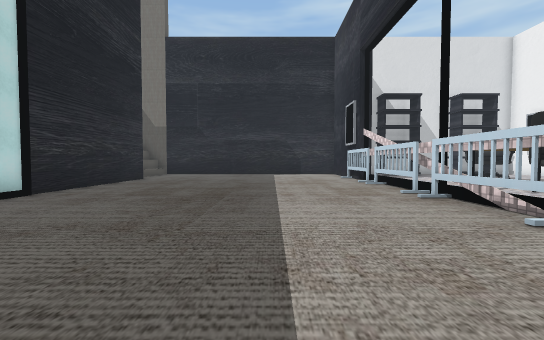
View 1 (above)

16 first-person views from a walk through a 3-D level made in the Unity game engine. The camera is 1.4 m above the floor, tilts 2° down and sees 90° across. The floor is counted in squares, 1.8 m on a side. Each view is taken from the middle of a square. On the plan, view 1 faces up. The plan holds only what a view shows up to about 10 squares ahead; the rest is blank. The place goes on beyond the plan. The player is left out. Some surface patterns are stand-ins.

View 2
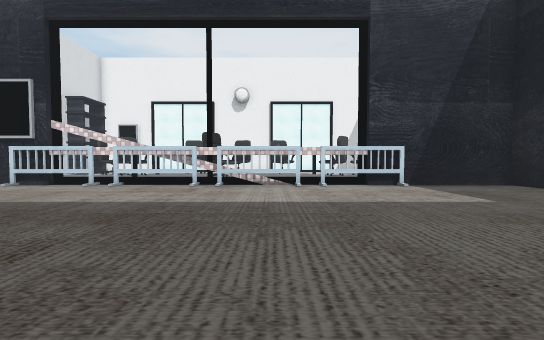

View 3
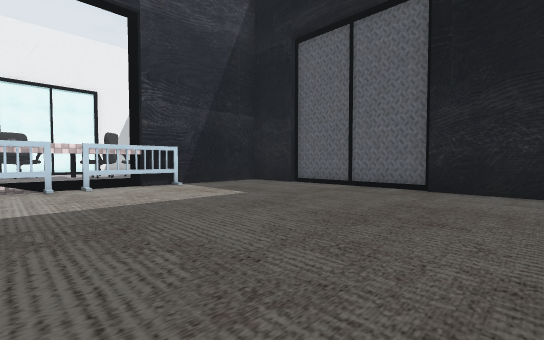

View 4
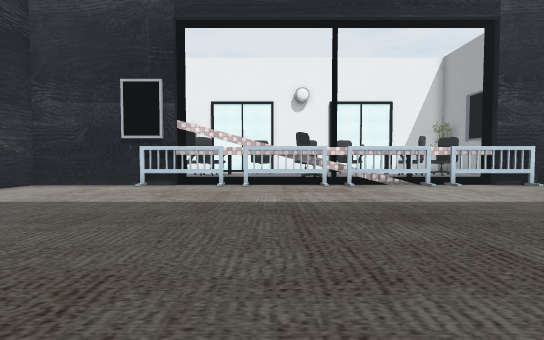

View 5
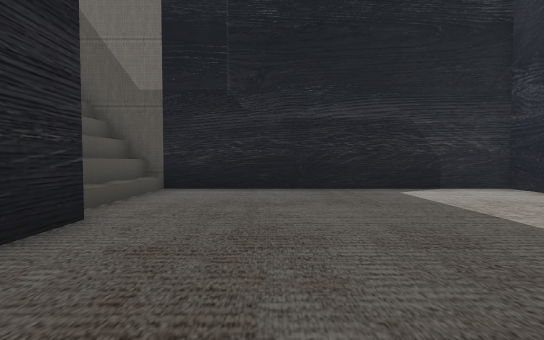

View 6
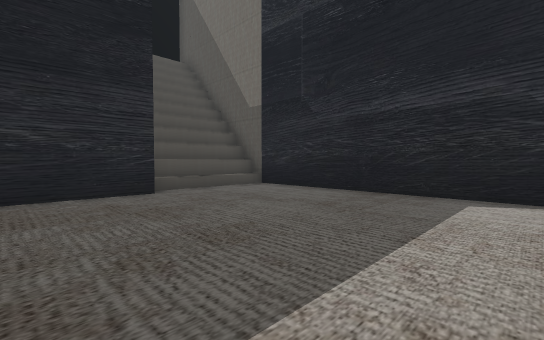

View 7
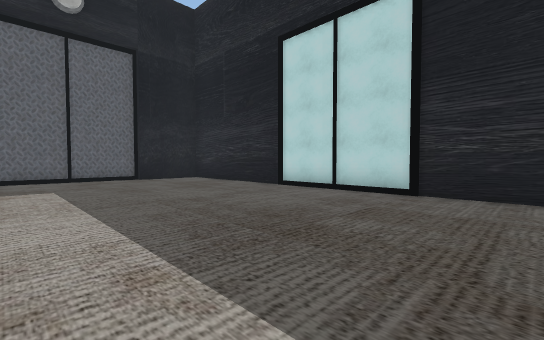

View 8
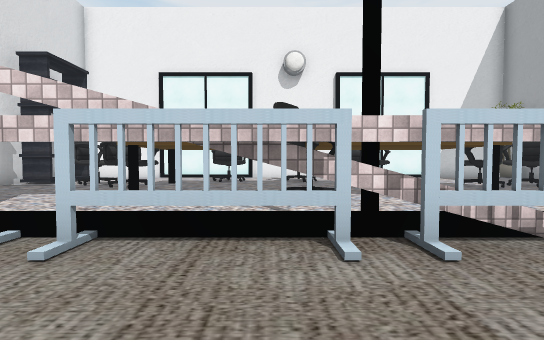

View 9
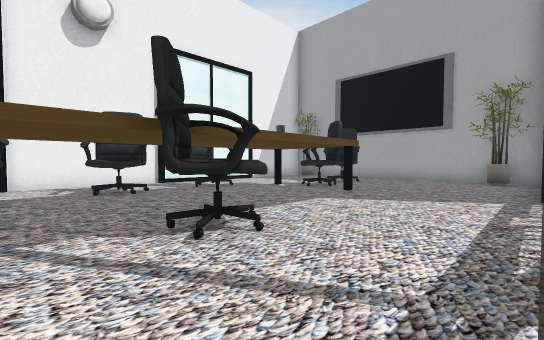

View 10
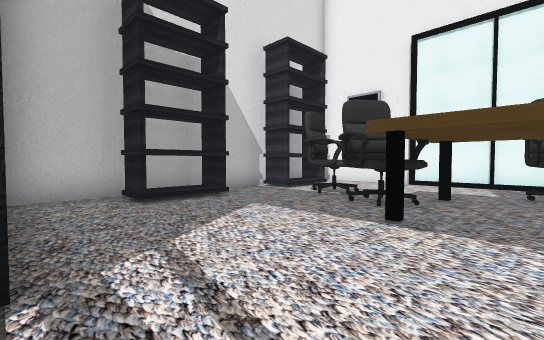

View 11
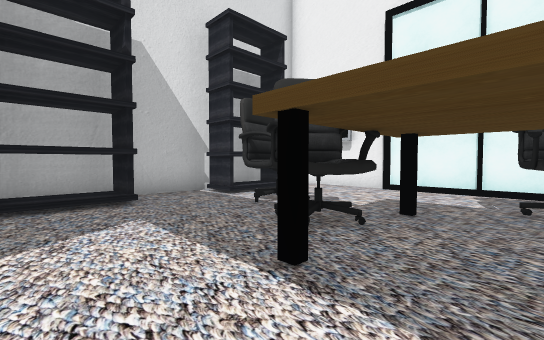

View 12
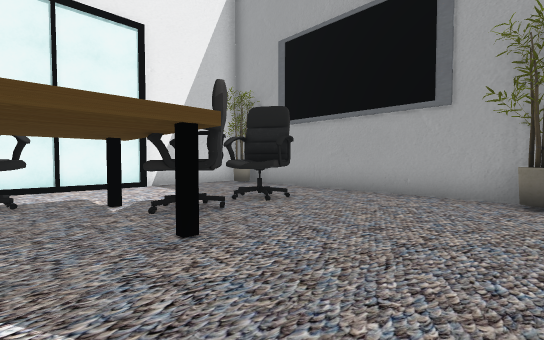

View 13
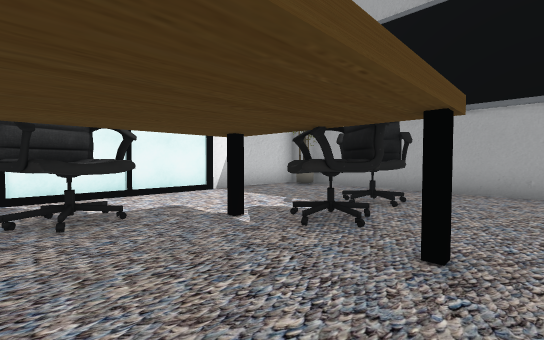

View 14
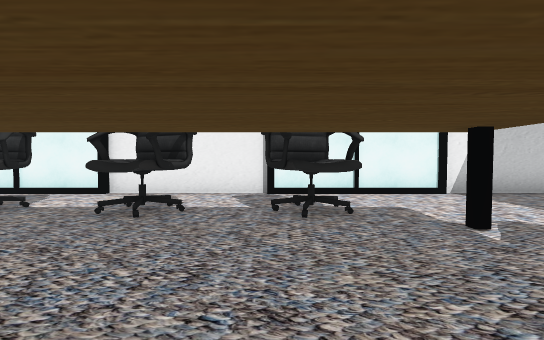

View 15
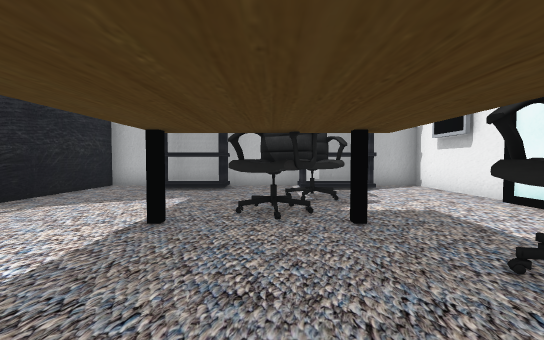

View 16
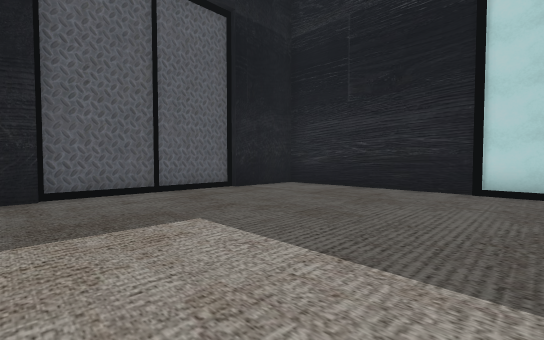

### Floor plan
Key: @ floor where view 1 was taken; # wall or solid block; . floor; / step, stairs or slope; = window, fence, low wall or low ledge; ^ raised ledge; C chair; P plant; O other object.
Columns run from 7 left of view 1 to 14 right of it. Each row starts with its distance up from view 1.
 16 ######################
 15 #^.........#.OO..OO..#
 14 #^.........#.........#
 13 #^.........#.....C...#
 12 #^.........#....CC...#
 11  #........=#....C....#
 10  #........=/...#.#...#
  9  #........./......C..#
  8  #........=/......C..#
  7  #........=/..C......#
  6  #........#/.CC...C..#
  5  #........=/.........#
  4  #........=/......C..#
  3  #........./......C..#
  2  #........=/...#.#...#
  1  #........=#....C....#
  0  #.....@...#....C....#
 -1  #.........#....CC...#
 -2  #.........#.........#
 -3  #.........#P......P.#
 -4  #####################

Where each view was taken, in squares from view 1:
view 1: 0 up, 0 right, facing up
view 2: 4 up, 5 left, facing right
view 3: 4 up, 5 left, facing down-right
view 4: 8 up, 5 left, facing right
view 5: 8 up, 3 left, facing up
view 6: 9 up, 1 right, facing up-left
view 7: 8 up, 1 right, facing down-left
view 8: 7 up, 1 right, facing right
view 9: 8 up, 4 right, facing down-right
view 10: 9 up, 4 right, facing up-right
view 11: 9 up, 6 right, facing up-right
view 12: 3 up, 5 right, facing down-right
view 13: 4 up, 7 right, facing down-right
view 14: 4 up, 7 right, facing right
view 15: 7 up, 9 right, facing up
view 16: 3 up, 2 right, facing down-left
